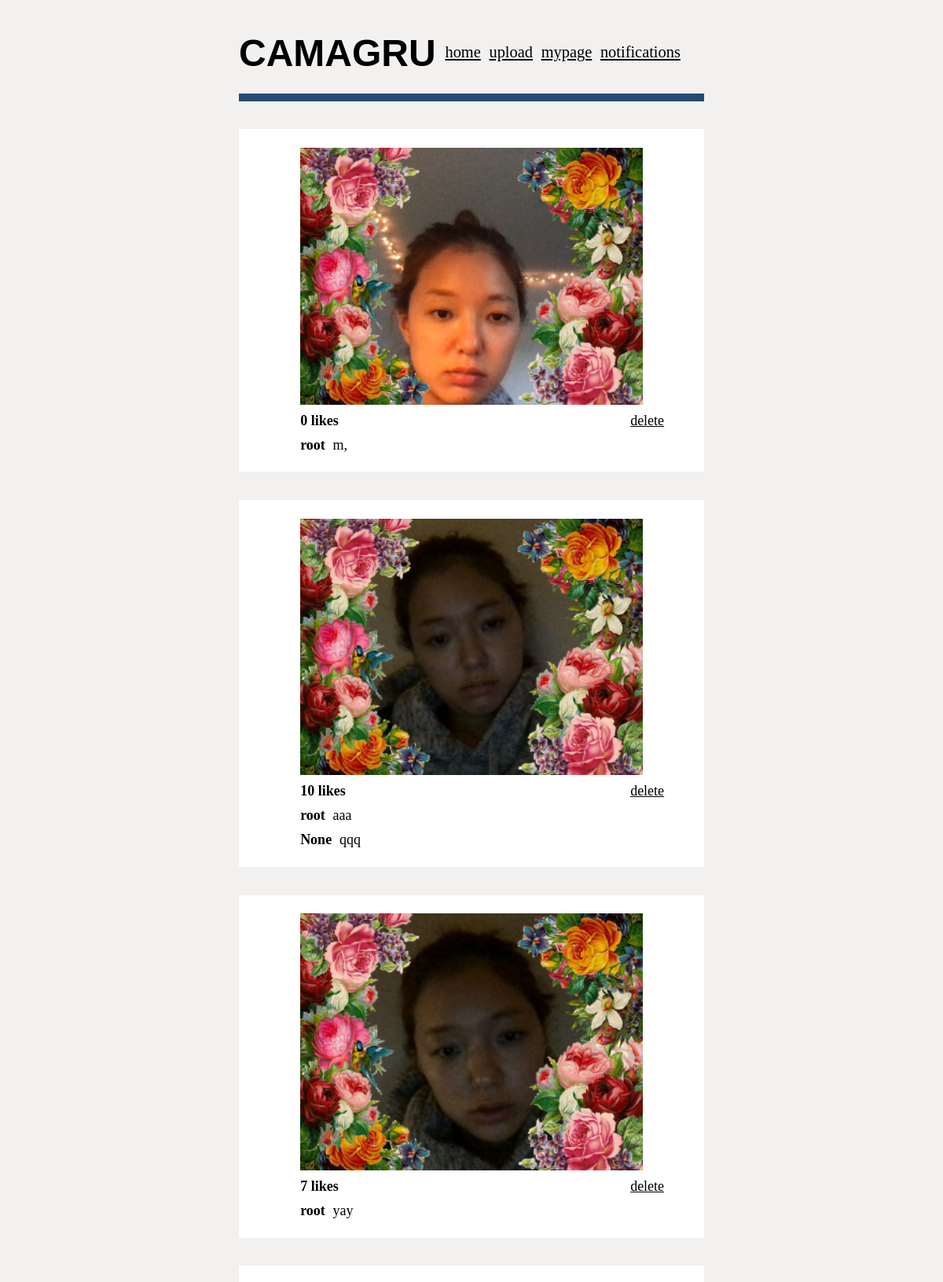
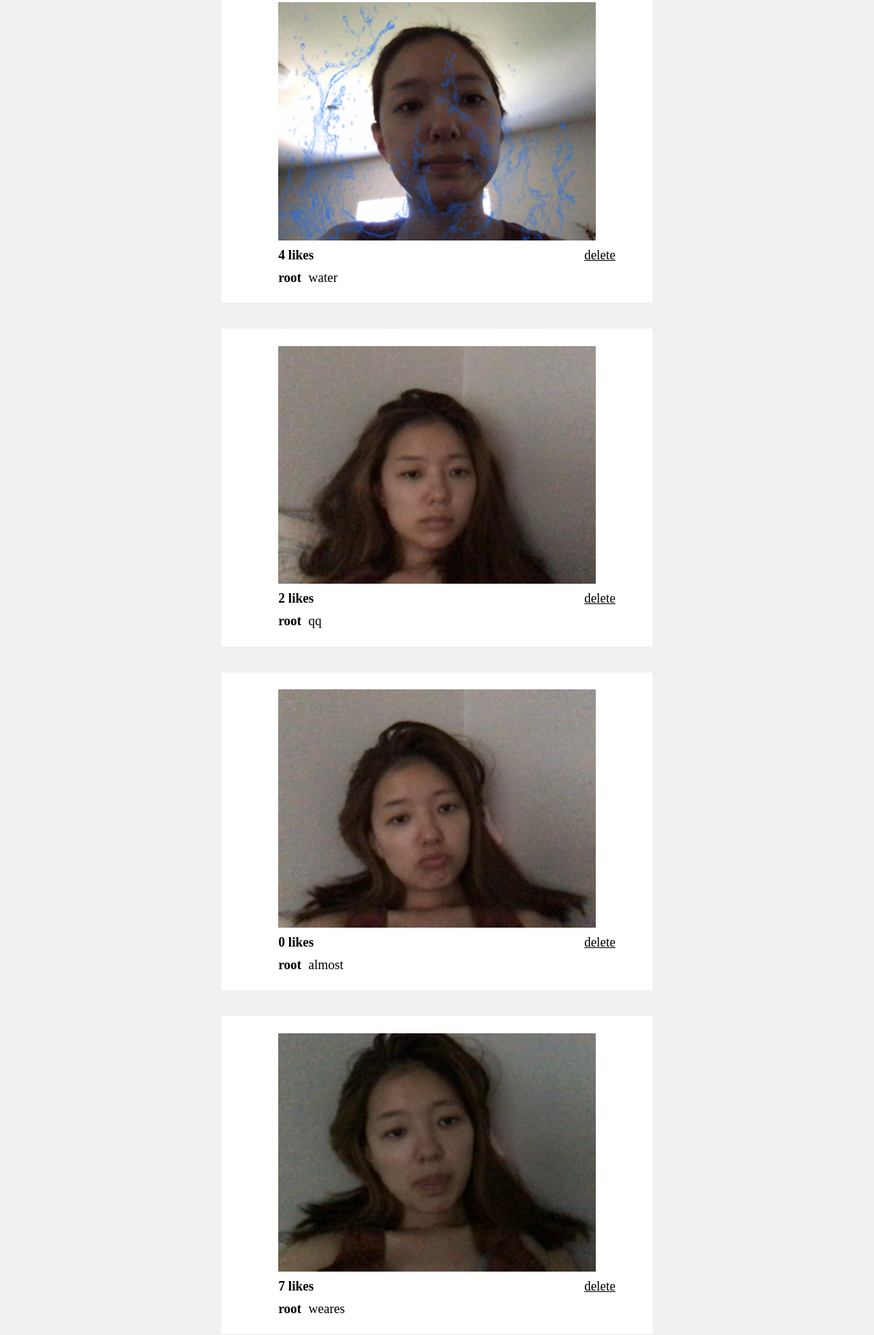
/mypage/ (signed in, upper part), run on the app's committed database (2 pictures, top to bottom).
### blog/models.py (models this page shows, shortened)
class Image(models.Model):
    image = models.ImageField(upload_to='images/')
    user = models.ForeignKey(User, on_delete=models.CASCADE)
    uploaded_at = models.DateTimeField(auto_now_add=True)
    num_likes = models.IntegerField(default=0)
    caption = models.CharField(max_length=100, null=True)
    likes = models.ManyToManyField(User, related_name='likes', blank=True)

class Comment(models.Model):
    text = models.TextField()
    user = models.ForeignKey(User, on_delete=models.CASCADE, null=True)
    posted_at = models.DateTimeField(auto_now_add=True)
    image = models.ForeignKey(to=Image, related_name='comments', on_delete=models.CASCADE)

### blog/views.py (the view)
# urls.py: path('mypage/', views.mypage, name='mypage'),
@login_required
def mypage(request):
    image_list = Image.objects.filter(user=request.user).order_by('-uploaded_at')
    paginator = Paginator(image_list, 10)
    page = request.GET.get('page')
    images = paginator.get_page(page)
    return render(request, 'mypage.html', {'images': images})

### blog/templates/mypage.html (shortened to what this page needs)
{% extends 'base.html' %}
{% load static %}
{% block stylesheet %}<link rel="stylesheet" href="{% static 'css/home.css' %}">{% endblock %}
{% block content %}
<center>
    {% if user.is_authenticated %}
        {% for img in images %}
        <div class='post'>
            <div><img id="photo" src="{{ img.image.url }}" alt="image"></div>
            <div class='likedelete'>
                <div id='likes'>{{ img.num_likes }} likes</div>
                <div id='delete'><a href="{% url 'delete' img.pk %}">delete</a></div>
            </div>
            <div class='captioncorner'>
                <div id='user'>{{ img.user }}</div>
                <div id='caption'>{{ img.caption }}</div>
            </div>
            {% for comment in img.comments.all %}
                <div class='captioncorner'>
                    <div id='user'>{{ comment.user}}</div>
                    <div id='caption'>{{ comment.text }}</div>
                </div>
            {% endfor %}
        </div>
        {% endfor %}
    {% endif %}
</center>
{% endblock %}

### blog/templates/base.html (shortened to what this page needs)
<!DOCTYPE html>
{% load static %}
<html>
<head>
  <link rel="stylesheet" href="{% static 'css/base.css' %}">
  {% block stylesheet %}{% endblock %}
</head>
<body>
  <main>
      {% if user.is_authenticated %}
        <div class='head'>
            <h1>CAMAGRU</h1>
            <div class='mainmenu'>
              <div id='each'><a href="{% url 'home' %}">home</a></div>
              <div id='each'><a href="{% url 'upload' %}">upload</a></div>
              <div id='each'><a href="{% url 'mypage' %}">mypage</a></div>
              <div id='each'><a href="{% url 'notifications' %}">notifications</a></div>
            </div>
        </div>
      {% endif %}
      <div class='line'></div>
    {% block content %}{% endblock %}
  </main>
</body>
</html>

### blog/static/css/base.css (style rules this page uses)
.line { display: flex; margin: 1%; margin-inline-start: 25%; margin-inline-end: 25%; border-bottom: 10px solid #254A73; }
body { background-color: rgb(242, 241, 240); }
h1 { display: flex; justify-content: left; font-size: 4vw; font-family: 'Gill Sans', 'Gill Sans MT', Calibri, 'Trebuchet MS', sans-serif; margin-inline-start: 25%; margin-block-end: 1%; }
a:link { display: flex; justify-content: center; color: black; }
.head { display: flex; flex-direction: row; justify-content: left; }
.mainmenu { display: flex; flex-direction: row; justify-content: space-between; font-size: 1.7vw; margin-top: 3%; padding: 1%; }
#each { display: flex; margin-inline-end: 4%; }

### blog/static/css/home.css (style rules this page uses)
.post { display: flex; flex-direction: column; justify-content: center; background-color: white; padding: 2%; margin: 3%; margin-inline-start: 25%; margin-inline-end: 25%; }
#photo { display: flex; justify-content: center; width: 80%; height: 80%; }
.captioncorner { display: flex; flex-direction: row; justify-content: left; margin-top: 10px; margin-inline-start: 10%; font-size: 1.5vw; }
#user { font-weight: bold; }
#caption { display: flex; margin-inline-start: 2%; }
.likedelete { display: flex; flex-direction: row; justify-content: space-between; margin-top: 10px; margin-inline-start: 10%; margin-inline-end:5%; font-size: 1.5vw; }
#likes { font-weight: bold; }
#delete { display: flex; }

### data on the page
Image: image (picture), num_likes "0", user "root", caption "m,"
Image: image (picture), num_likes "10", user "root", caption "aaa"
Comment: user "None", text "qqq"
Image: image (picture), num_likes "7", user "root", caption "yay"
Image: image (picture), num_likes "4", user "root", caption "water"
Image: image (picture), num_likes "2", user "root", caption "qq"
Image: image (picture), num_likes "0", user "root", caption "almost"
Image: image (picture), num_likes "7", user "root", caption "weares"
